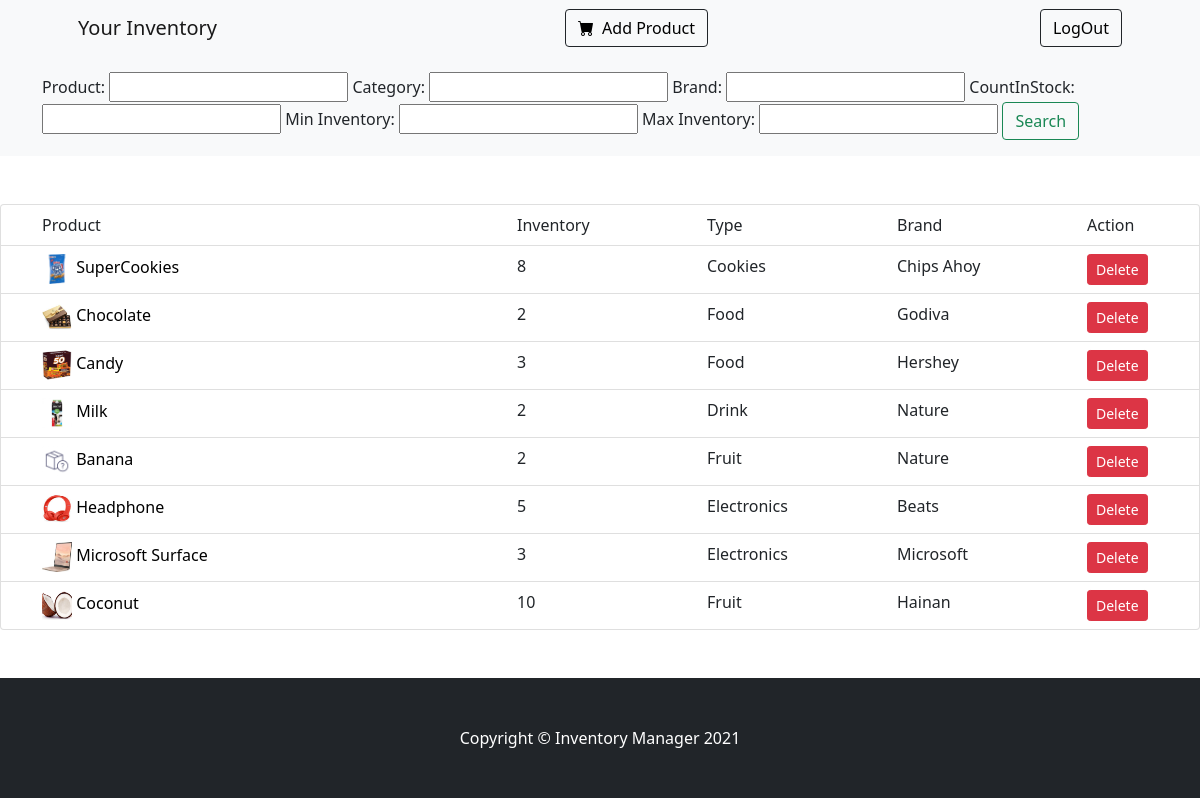
Screenshot of /inventory/ (signed in) with the database file from the repository.
### home/models.py (models this page shows, shortened)
class Product(models.Model):
    user = models.ForeignKey(User, on_delete=models.CASCADE)
    name = models.CharField(max_length=100)
    description = models.TextField(null=True, blank=True)
    date_posted = models.DateTimeField(auto_now=True)
    category = models.CharField(max_length=100)
    brand = models.CharField(max_length=200, null=True, blank=True)
    countInStock = models.IntegerField(default=0)
    image = models.ImageField(default='default.png', upload_to='product_pics')

### home/views.py (the view)
# urls.py: path('inventory/', views.InventoryView, name="home"),
@login_required
def InventoryView(request):
    products = request.user.product_set.all().order_by('date_posted')
    product_filter = ProductFilter(request.GET, queryset=products)
    products = product_filter.qs
    context = {'products': products, 'product_filter':product_filter}
    return render(request, 'home/home.html', context)

### home/templates/home/home.html (shortened to what this page needs)
{% extends "home/base.html" %} {% block content %}
<nav class="navbar navbar-expand-lg navbar-light bg-light">
  <div class="container px-4 px-lg-5">
    <a class="navbar-brand" href=" {% url 'home' %} ">Your Inventory</a>
      <button class="btn btn-outline-dark" type="button">
        <a class="mr-2" href="{% url 'create' %}">
          <i class="bi-cart-fill me-1"></i> Add Product</a
        >
      </button>
      <button class="btn btn-outline-dark" type="button">
        <a class="mr-2" href="{% url 'logout' %}">
          LogOut</a
        >
      </button>
    </div>
</nav>
<div class="p-3 mb-2 bg-light text-dark">
  <div class="container">
    <form action="{% url 'search-results' %}" method="get" class="form-inline" >
      {{ product_filter.form }}
      <input type="submit" class="btn btn-outline-success my-2 my-sm-0" value="Search">
    </form>
  </div>
</div>
{% if user.is_authenticated %}
<ul class="list-group my-5">
  <li class="list-group-item">
    <div class="container">
      <div class="row">
        <div class="col-sm-5">Product</div>
        <div class="col-sm-2">Inventory</div>
        <div class="col-sm-2">Type</div>
        <div class="col-sm-2">Brand</div>
        <div class="col-sm-1">Action</div>
      </div>
    </div>
  </li>
  {% for product in products %}
  <li class="list-group-item">
    <div class="container">
      <div class="row">
        <div class="col-sm-5">
          <img src="{{product.image.url}}" width="30" height="30" />
          <a class="mr-2" href="{% url 'update' product.id%}"
            >{{product.name}}</a
          >
        </div>
        <div class="col-sm-2">{{product.countInStock}}</div>
        <div class="col-sm-2">{{product.category}}</div>
        <div class="col-sm-2">{{product.brand}}</div>
        <div class="col-sm-1">
          <a
            class="btn btn-danger btn-sm"
            href=" {% url 'delete' product.id %} "
            onclick="return confirm('Are you sure you want to delete this item?');"
          >
            Delete
          </a>
        </div>
      </div>
    </div>
  </li>
  {% endfor %}
</ul>
{% else %}
<h3>Please Login First!</h3>
{% endif %} {% endblock content %}

### home/templates/home/base.html (shortened to what this page needs)
<!DOCTYPE html>
{% load static %}
<html lang="en">
  <head>
    <link
      href="https://cdn.jsdelivr.net/npm/bootstrap-icons@1.5.0/font/bootstrap-icons.css"
      rel="stylesheet"
    />
    <link href="{% static 'css/styles.css' %} " rel="stylesheet" />
  </head>
  <body>
    {% block content %}{% endblock content %}
    <footer class="py-5 bg-dark">
      <div class="container">
        <p class="m-0 text-center text-white">
          Copyright &copy; Inventory Manager 2021
        </p>
      </div>
    </footer>
  </body>
</html>

### home/templates/home/base.html (style rules this page uses)
a { color: black; text-decoration: none; }

### rows the page displays
Product: image (picture), name "SuperCookies", countInStock "8", category "Cookies", brand "Chips Ahoy"
Product: image (picture), name "Chocolate", countInStock "2", category "Food", brand "Godiva"
Product: image (picture), name "Candy", countInStock "3", category "Food", brand "Hershey"
Product: image (picture), name "Milk", countInStock "2", category "Drink", brand "Nature"
Product: image (placeholder picture), name "Banana", countInStock "2", category "Fruit", brand "Nature"
Product: image (picture), name "Headphone", countInStock "5", category "Electronics", brand "Beats"
Product: image (picture), name "Microsoft Surface", countInStock "3", category "Electronics", brand "Microsoft"
Product: image (picture), name "Coconut", countInStock "10", category "Fruit", brand "Hainan"
